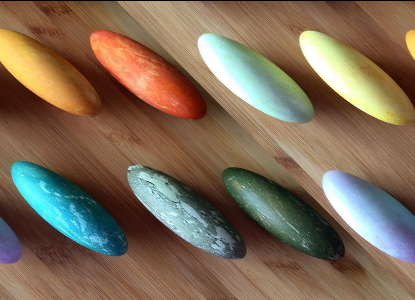
#> input picture Diagonal Image Conversion/example_image.png, 415 x 300 px
$ python diagonal_image_conversion.py
#> lines starting #> are read from the running program, lines starting #| are printed output that depends on the picture
from PIL import Image, ImageFile
ImageFile.LOAD_TRUNCATED_IMAGES = True

"""
    Rebuild the image based on a pixel list

    @param object image
    @param list pixel_list
    @param string image_destionation

    return void
"""
def create_image_from_rgb_list(image, pixel_list, image_destination):
    image_out = Image.new(image.mode, image.size)

    pixel_list = list(tuple(pixel_list))
    image_out.putdata(pixel_list)

    image_out.save(image_destination)


"""
    Prepare pixel array based on offset for a different starting point to flip and reverse diagonally

    @param string image_location
    @param string image_destination
    @param integer split_offset
    @param integer pixel_width

    return void
"""
def rebuild_image_offset(image_location, image_destination, split_offset, pixel_width):
#> called with image_location = 'example_image.png', image_destination = 'cool_result.png', split_offset = 116, pixel_width = 415
    image = Image.open(image_location, 'r')
#> image is the input picture: PIL image 415x300 RGB; mean R, G, B 126.4, 107.4, 86.5

    pix_val = list(image.getdata())
#> pix_val = 124500 items
    composite_list = [pix_val[x:x + 415] for x in range(0, len(pix_val), 415)]
#> composite_list = 300 items

    new_pixels = []
    split = split_offset
    for item in composite_list:
        part_one = item[0:split]
        part_two = item[split:pixel_width]

        for item_two in part_two:
            new_pixels.append(item_two)

        for item_one in part_one:
            new_pixels.append(item_one)

        split += 1
#> after the loop, new_pixels = 124500 items; split = 416

    create_image_from_rgb_list(image, new_pixels, image_destination)
#> in create_image_from_rgb_list, `image_out = Image.new(image.mode, image.size)`: image_out: PIL image 415x300 RGB; every value is 0
#> in create_image_from_rgb_list, `pixel_list = list(tuple(pixel_list))`: pixel_list = 124500 items
#> in create_image_from_rgb_list, `image_out.putdata(pixel_list)`:
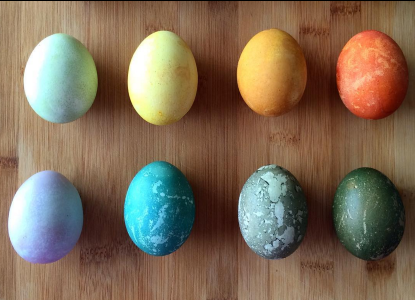
#> image_out: PIL image 415x300 RGB; mean R, G, B 126.4, 107.4, 86.5


rebuild_image_offset('example_image.png', 'cool_result.png', 116, 415)
